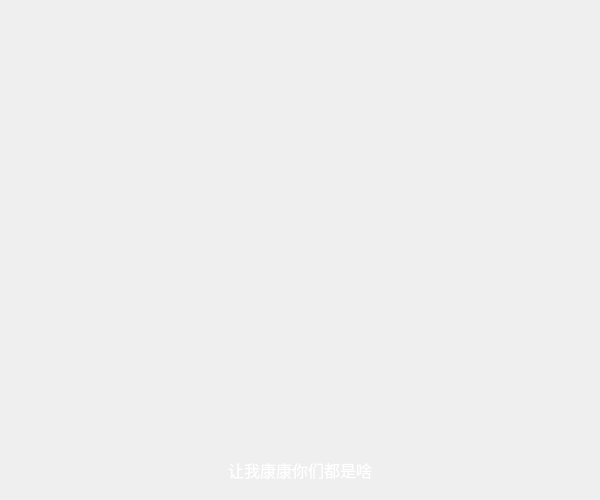
<?xml version="1.0" encoding="UTF-8"?>
<ui version="4.0">
 <class>gacha_5_scene</class>
 <widget class="QWidget" name="gacha_5_scene">
  <property name="geometry">
   <rect>
    <x>0</x>
    <y>0</y>
    <width>600</width>
    <height>500</height>
   </rect>
  </property>
  <property name="windowTitle">
   <string>抽卡！！！！！</string>
  </property>
  <property name="windowIcon">
   <iconset resource="pictures.qrc">
    <normaloff>:/pictures/logo.png</normaloff>:/pictures/logo.png</iconset>
  </property>
  <widget class="MyPushButton" name="pushButton">
   <property name="geometry">
    <rect>
     <x>200</x>
     <y>450</y>
     <width>200</width>
     <height>40</height>
    </rect>
   </property>
   <property name="font">
    <font>
     <family>宋体</family>
     <pointsize>12</pointsize>
    </font>
   </property>
   <property name="styleSheet">
    <string notr="true">color:rgb(255, 255, 255)</string>
   </property>
   <property name="text">
    <string>让我康康你们都是啥</string>
   </property>
   <property name="flat">
    <bool>true</bool>
   </property>
  </widget>
 </widget>
 <customwidgets>
  <customwidget>
   <class>MyPushButton</class>
   <extends>QPushButton</extends>
   <header location="global">mypushbutton.h</header>
  </customwidget>
 </customwidgets>
 <resources>
  <include location="pictures.qrc"/>
 </resources>
 <connections/>
</ui>
